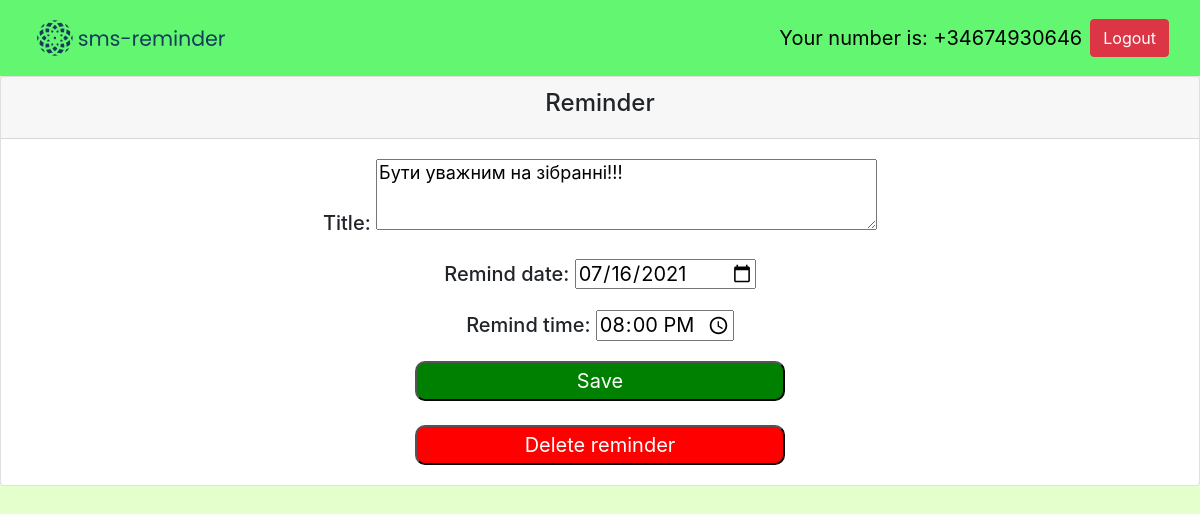
/remindetail/19/ (signed in), run on an earlier commit of the app's database.
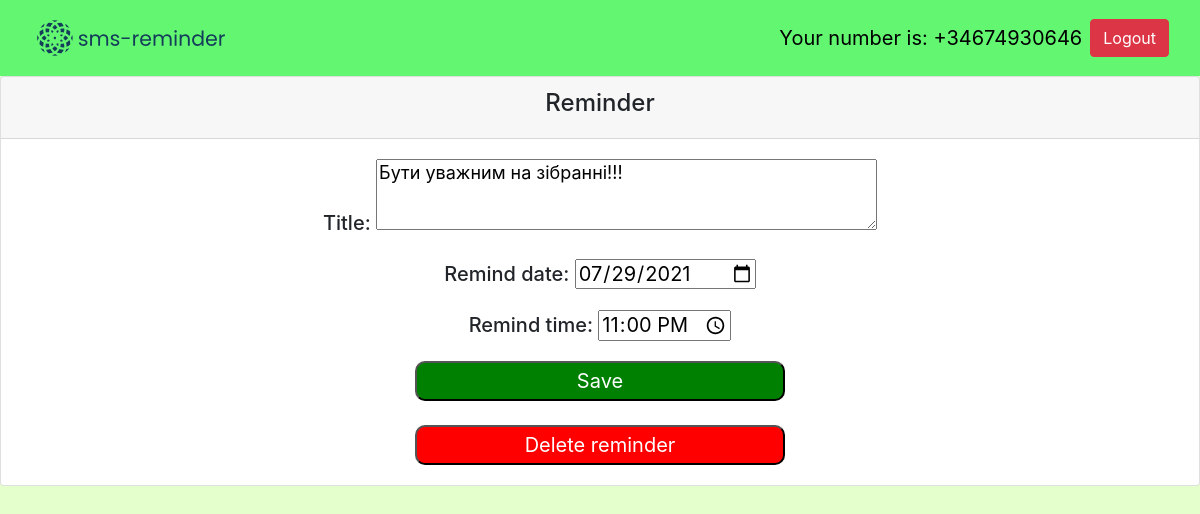
And on a later commit of the database.
### reminder/models.py (models this page shows, shortened)
class Remind(models.Model):
    title = models.CharField(max_length=100)
    remind_date = models.DateField(default=datetime.date.today)
    remind_time = models.TimeField(default=datetime.time(10, 0))
    author = models.ForeignKey(User, on_delete=models.CASCADE)

### reminder/views.py (the view, shortened to what this page needs)
# urls.py: path('remindetail/<int:rdr_pk>/', views.remindetail, name='remindetail'),
def remindetail(request, rdr_pk):
    reminder = get_object_or_404(Remind, pk=rdr_pk, author=request.user)
    if request.method == 'GET':
        form = RemindForm(instance=reminder)
        return render(request, 'reminder/remindetail.html', {'reminder': reminder, 'form': form})

### reminder/forms.py
class RemindForm(ModelForm):
    class Meta:
        model = Remind
        fields = ('title', 'remind_date', 'remind_time',)
        widgets = {'remind_date': DateInput(),
                   'remind_time': forms.TimeInput(attrs={'type': 'time'}),
                   'title': forms.Textarea(attrs={'rows': 3, 'style': 'font-size: large',})
                   }

### reminder/templates/reminder/remindetail.html (shortened to what this page needs)
{% extends 'reminder/base.html' %}
{% load static %}
{% block content %}
<div class="card text-center">
  <div class="card-header">
      <h4>Reminder</h4>
  </div>
  <div class="card-body">
    <form method="POST">{% csrf_token %}
        <h5>{{ form.as_p }}</h5>
        <input style="color: white; background-color:green; font-size: 20px; border-radius: 10px; height:40px; width:370px;"
               type="submit" value="Save" />
    </form>
    <br>
    <form method="POST" action="{% url 'delete' reminder.id %}">{% csrf_token %}
        <input style="color: white; background-color:red; font-size: 20px; border-radius: 10px; height:40px; width:370px;"
               type="submit" value="Delete reminder" />
    </form>
  </div>
</div>
{% endblock %}

What changed in the data, as far as the page shows it:
changed Remind "Бути уважним на зібранні!!!": remind_date "07/16/2021" → "07/29/2021"; remind_time "20:00:00" → "23:00:00"
